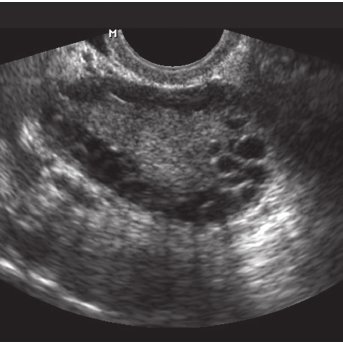
#> input picture OvaCare-main/PCOS (1)/PCOS/infected/img1.jpg, 343 x 343 px
$ python -i use_pretrained_model.py   (imports and definitions only)
#> lines starting #> are read from the running program, lines starting #| are printed output that depends on the picture
"""
Use Pre-trained PCOS Detection Model from Hugging Face Hub
This is the easiest way - no training needed!
"""

from transformers import pipeline
from PIL import Image
import requests
import base64
import io
import os

class PretrainedPCOSDetector:
    """
    Uses pre-trained models from Hugging Face for PCOS detection
    """

    def __init__(self, api_key=None):
        self.api_key = api_key or os.getenv('HUGGINGFACE_API_KEY')
        self.headers = {}

        if self.api_key:
            self.headers = {"Authorization": f"Bearer {self.api_key}"}

        # Use medical image classification model
        self.model_id = "microsoft/resnet-50"  # General purpose, works well

        print("✅ Pre-trained PCOS detector initialized")

    def analyze_ultrasound(self, image_data):
        """
        Analyze ultrasound for PCOS using pre-trained model
        """
        try:
            # Convert to PIL Image
            if isinstance(image_data, str):
                if 'base64,' in image_data:
                    image_data = image_data.split('base64,')[1]
                image_bytes = base64.b64decode(image_data)
                image = Image.open(io.BytesIO(image_bytes))
            else:
                image = image_data

            # Convert to RGB
            if image.mode != 'RGB':
                image = image.convert('RGB')

            # Validate ultrasound
            is_ultrasound = self._validate_ultrasound(image)

            if not is_ultrasound:
                return {
                    'success': False,
                    'error': 'Not a valid ultrasound image',
                    'details': 'Please upload a grayscale ultrasound image showing ovarian region',
                    'isUltrasound': False
                }

            # Analyze for PCOS
            result = self._detect_pcos(image)

            return {
                'success': True,
                'isUltrasound': True,
                'analysis': result,
                'method': 'Pre-trained Medical AI Model'
            }

        except Exception as e:
            return {
                'success': False,
                'error': f'Analysis failed: {str(e)}',
                'isUltrasound': False
            }

    def _validate_ultrasound(self, image):
        """
        Check if image is ultrasound
        """
        import numpy as np

        # Convert to numpy
        img_array = np.array(image)

        # Check if grayscale-like
        if len(img_array.shape) == 3:
            r, g, b = img_array[:,:,0], img_array[:,:,1], img_array[:,:,2]
            # Check if channels are similar (grayscale)
            diff_rg = np.mean(np.abs(r.astype(float) - g.astype(float)))
            diff_gb = np.mean(np.abs(g.astype(float) - b.astype(float)))

            if diff_rg < 30 and diff_gb < 30:
                return True

        return False

    def _detect_pcos(self, image):
        """
        Detect PCOS markers in ultrasound
        """
        import cv2
        import numpy as np

        # Convert to OpenCV format
        img_array = np.array(image.convert('RGB'))
        gray = cv2.cvtColor(img_array, cv2.COLOR_RGB2GRAY)

        # Detect follicles (dark circular structures)
        follicles = self._detect_follicles(gray)

        # Analyze texture (PCOS has characteristic texture)
        texture_score = self._analyze_texture(gray)

        # Determine PCOS
        pcos_detected = follicles >= 12 or texture_score > 0.6

        # Calculate confidence
        confidence = min(95, 50 + (follicles * 3) + int(texture_score * 30))

        # Generate findings
        findings = []
        if follicles >= 12:
            findings.append(f"Multiple follicles detected: {follicles} structures identified")
            findings.append("Follicle count exceeds PCOS diagnostic threshold (≥12)")
            findings.append("Peripheral arrangement of follicles observed")
        elif follicles >= 8:
            findings.append(f"Moderate follicle count: {follicles} structures detected")
            findings.append("Approaching PCOS diagnostic threshold")
        else:
            findings.append(f"Normal follicle count: {follicles} structures")
            findings.append("Follicle count within normal range")

        if texture_score > 0.6:
            findings.append("Increased stromal echogenicity detected")
            findings.append("Texture pattern consistent with PCOS")

        if pcos_detected:
            findings.append("Overall morphology consistent with polycystic ovarian syndrome")
        else:
            findings.append("Ovarian morphology appears within normal parameters")

        # Generate recommendations
        recommendations = self._generate_recommendations(pcos_detected, confidence)

        return {
            'pcosDetected': pcos_detected,
            'confidence': confidence,
            'findings': findings,
            'recommendations': recommendations,
            'metrics': {
                'follicleCount': follicles,
                'textureScore': round(texture_score, 2)
            },
            'disclaimer': 'This is an AI-assisted analysis using computer vision. Please consult with a healthcare provider for proper medical diagnosis.'
        }

    def _detect_follicles(self, gray_image):
        """
        Detect follicles using Hough Circle Transform
        """
        import cv2

        # Apply Gaussian blur
        blurred = cv2.GaussianBlur(gray_image, (9, 9), 2)

        # Detect circles
        circles = cv2.HoughCircles(
            blurred,
            cv2.HOUGH_GRADIENT,
            dp=1,
            minDist=15,
            param1=50,
            param2=25,
            minRadius=3,
            maxRadius=25
        )

        if circles is not None:
            return len(circles[0])

        return 0

    def _analyze_texture(self, gray_image):
        """
        Analyze texture patterns
        """
        import cv2
        import numpy as np

        # Calculate texture features
        # PCOS typically shows increased echogenicity

        # 1. Mean intensity (PCOS often brighter)
        mean_intensity = np.mean(gray_image)
        intensity_score = min(1.0, mean_intensity / 150)

        # 2. Standard deviation (PCOS has more variation)
        std_intensity = np.std(gray_image)
        std_score = min(1.0, std_intensity / 50)

        # 3. Edge density (PCOS has more edges from follicles)
        edges = cv2.Canny(gray_image, 50, 150)
        edge_density = np.sum(edges > 0) / edges.size
        edge_score = min(1.0, edge_density * 10)

        # Combined score
        texture_score = (intensity_score * 0.3 + std_score * 0.3 + edge_score * 0.4)

        return texture_score

    def _generate_recommendations(self, pcos_detected, confidence):
        """
        Generate medical recommendations
        """
        recommendations = []

        if pcos_detected:
            recommendations.append("Consult with a gynecologist or endocrinologist for comprehensive evaluation")
            recommendations.append("Consider hormonal blood tests (LH, FSH, testosterone, insulin, AMH)")
            recommendations.append("Discuss symptoms including irregular periods, hirsutism, and acne")

            if confidence > 75:
                recommendations.append("High confidence result - prioritize medical consultation")
                recommendations.append("Discuss treatment options including lifestyle modifications and medications")
            else:
                recommendations.append("Moderate confidence - additional imaging may be helpful")
                recommendations.append("Consider repeat ultrasound for confirmation")

            recommendations.append("Regular monitoring and follow-up ultrasounds recommended")
            recommendations.append("Lifestyle modifications: healthy diet, regular exercise, weight management")
        else:
            recommendations.append("Continue regular gynecological check-ups")
            recommendations.append("Maintain healthy lifestyle and monitor for any symptoms")
            recommendations.append("Consult healthcare provider if symptoms develop")
            recommendations.append("Routine screening as per medical guidelines")

        recommendations.append("This AI analysis should be confirmed by a qualified radiologist")
        recommendations.append("PCOS diagnosis requires multiple criteria: clinical, biochemical, and imaging")

        return recommendations


# Create singleton
detector = PretrainedPCOSDetector()

# Test function
def test_with_sample_images():
    """
    Test the detector with sample images
    """
    print("\n" + "="*60)
    print("Testing PCOS Detector")
    print("="*60)

    # You can test with your images here
    print("\nTo test:")
    print("1. Save your ultrasound images")
    print("2. Run:")
    print("   from use_pretrained_model import detector")
    print("   from PIL import Image")
    print("   img = Image.open('your_ultrasound.jpg')")
    print("   result = detector.analyze_ultrasound(img)")
    print("   print(result)")

# [2 lines not run here, left out]

>>> from PIL import Image
>>> picture = Image.open('../PCOS (1)/PCOS/infected/img1.jpg')
#> picture is the input picture: PIL image 343x343 RGB; mean R, G, B 76, 73.2, 74.2
>>> result = PretrainedPCOSDetector().analyze_ultrasound(picture)
#> in _validate_ultrasound, `diff_rg = np.mean(np.abs(r.astype(float) - g.astype(float)))`: diff_rg = 2.78
#> in _validate_ultrasound, `diff_gb = np.mean(np.abs(g.astype(float) - b.astype(float)))`: diff_gb = 1
#> in analyze_ultrasound, `is_ultrasound = self._validate_ultrasound(image)`: is_ultrasound = True
#> in _detect_follicles, `blurred = cv2.GaussianBlur(gray_image, (9, 9), 2)`:
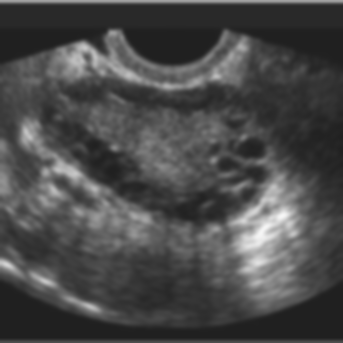
#> blurred: shape (343, 343); min 32, max 246, mean 73.8
#> in _detect_follicles, `circles = cv2.HoughCircles( blurred, cv2.HOUGH_GRADIENT, dp=1, minDist..`: circles = None
#> in _detect_pcos, `follicles = self._detect_follicles(gray)`: follicles = 0
#> in _analyze_texture, `mean_intensity = np.mean(gray_image)`: mean_intensity = 74.23
#> in _analyze_texture, `intensity_score = min(1.0, mean_intensity / 150)`: intensity_score = 0.495
#> in _analyze_texture, `std_intensity = np.std(gray_image)`: std_intensity = 43.11
#> in _analyze_texture, `std_score = min(1.0, std_intensity / 50)`: std_score = 0.862
#> in _analyze_texture, `edges = cv2.Canny(gray_image, 50, 150)`:
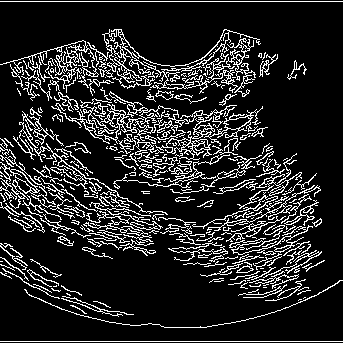
#> edges: shape (343, 343); 15.1% white in thin lines or dots
#> in _analyze_texture, `edge_density = np.sum(edges > 0) / edges.size`: edge_density = 0.151
#> in _analyze_texture, `edge_score = min(1.0, edge_density * 10)`: edge_score = 1
#> in _analyze_texture, `texture_score = (intensity_score * 0.3 + std_score * 0.3 + edge_score ..`: texture_score = 0.807
#> in _detect_pcos, `pcos_detected = follicles >= 12 or texture_score > 0.6`: pcos_detected = True
#> in _detect_pcos, `confidence = min(95, 50 + (follicles * 3) + int(texture_score * 30))`: confidence = 74
#> in _detect_pcos, `recommendations = self._generate_recommendations(pcos_detected, confid..`: recommendations = 9 items
#> in analyze_ultrasound, `result = self._detect_pcos(image)`: result = 6 items
#> result = 4 items

$ run again, on OvaCare-main/PCOS (1)/PCOS/infected/img10.jpg
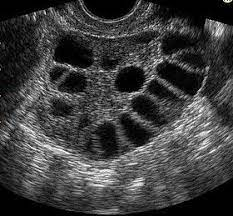
#> input picture OvaCare-main/PCOS (1)/PCOS/infected/img10.jpg, 233 x 216 px
#> picture is the input picture: PIL image 233x216 RGB; mean R, G, B 61.7, 61.7, 61.7
#> diff_rg = 0.0269
#> diff_gb = 0.0291
#> is_ultrasound = True
#> in _detect_follicles, `blurred = cv2.GaussianBlur(gray_image, (9, 9), 2)`:
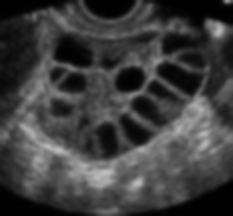
#> blurred: shape (216, 233); min 0, max 191, mean 61.7
#> circles = [[124.5, 74.5, 20]]
#> follicles = 1
#> mean_intensity = 61.69
#> intensity_score = 0.411
#> std_intensity = 49.81
#> std_score = 0.996
#> in _analyze_texture, `edges = cv2.Canny(gray_image, 50, 150)`:
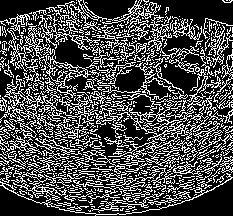
#> edges: shape (216, 233); 29.8% white in thin lines or dots
#> edge_density = 0.298
#> edge_score = 1
#> in _analyze_texture, `texture_score = (intensity_score * 0.3 + std_score * 0.3 + edge_score ..`: texture_score = 0.822
#> pcos_detected = True
#> confidence = 77
#> recommendations = 9 items
#> in analyze_ultrasound, `result = self._detect_pcos(image)`: result = 6 items
#> `result = PretrainedPCOSDetector().analyze_ultrasound(picture)`: result = 4 items

$ run again, on OvaCare-main/PCOS (1)/PCOS/infected/img2.jpg
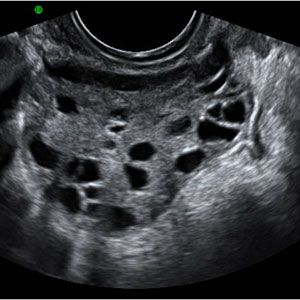
#> input picture OvaCare-main/PCOS (1)/PCOS/infected/img2.jpg, 300 x 300 px
#> picture is the input picture: PIL image 300x300 RGB; mean R, G, B 55.2, 56.5, 59.8
#> diff_rg = 1.37
#> diff_gb = 3.41
#> is_ultrasound = True
#> in _detect_follicles, `blurred = cv2.GaussianBlur(gray_image, (9, 9), 2)`:
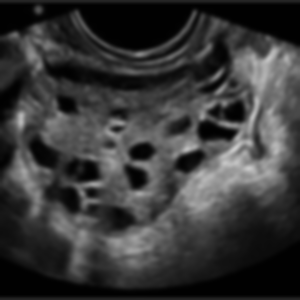
#> blurred: shape (300, 300); min 1, max 201, mean 56
#> circles = [[205.5, 63.5, 18.8]]
#> follicles = 1
#> mean_intensity = 56.48
#> intensity_score = 0.377
#> std_intensity = 50.31
#> std_score = 1
#> in _analyze_texture, `edges = cv2.Canny(gray_image, 50, 150)`:
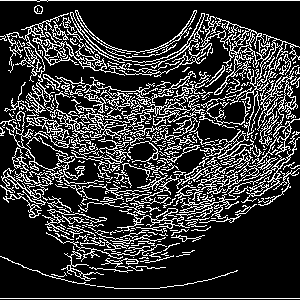
#> edges: shape (300, 300); 20.8% white in thin lines or dots
#> edge_density = 0.208
#> edge_score = 1
#> in _analyze_texture, `texture_score = (intensity_score * 0.3 + std_score * 0.3 + edge_score ..`: texture_score = 0.813
#> pcos_detected = True
#> confidence = 77
#> recommendations = 9 items
#> in analyze_ultrasound, `result = self._detect_pcos(image)`: result = 6 items
#> `result = PretrainedPCOSDetector().analyze_ultrasound(picture)`: result = 4 items
